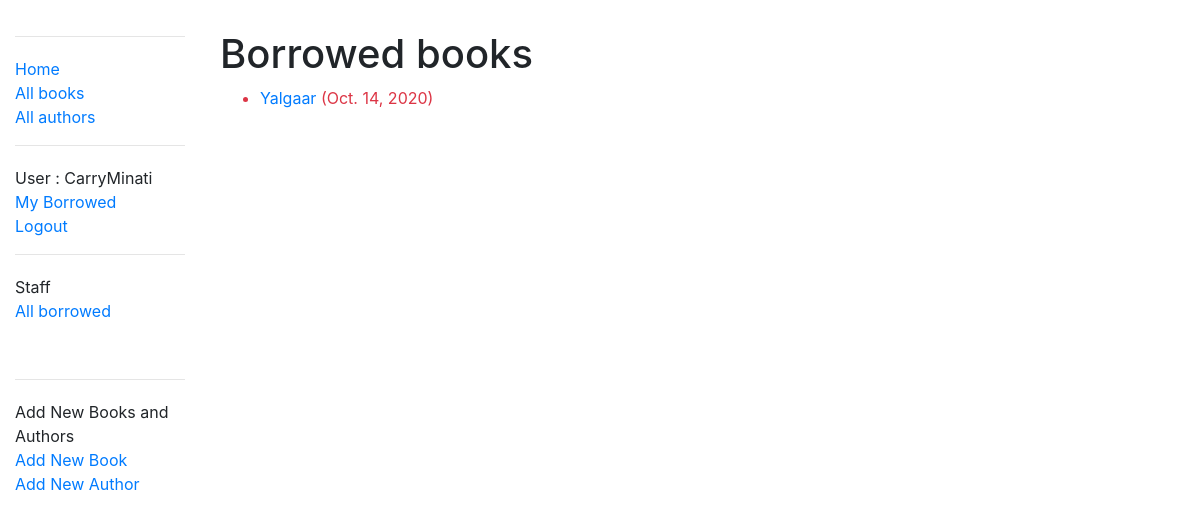
Page /catalog/mybooks/ (signed in) on the earlier database version.
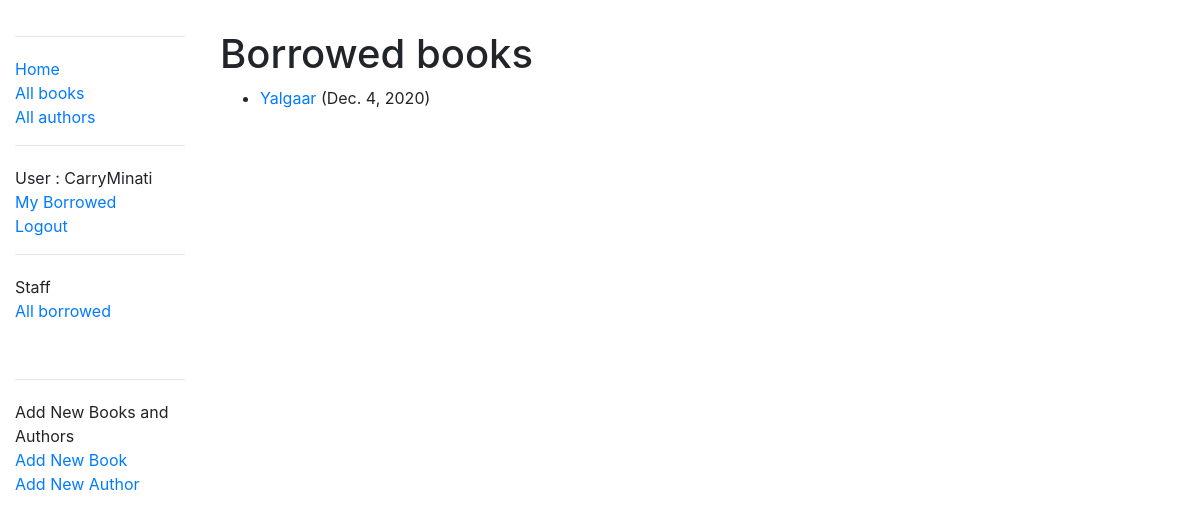
Same page on the later database version.
### catalog/models.py (models this page shows, shortened)
class BookInstance(models.Model):
    id = models.UUIDField(primary_key=True, default=uuid.uuid4,
                          help_text="Unique ID for this particular book across whole library")
    book = models.ForeignKey('Book', on_delete=models.SET_NULL, null=True)
    imprint = models.CharField(max_length=200)
    due_back = models.DateField(null=True, blank=True)
    borrower = models.ForeignKey(User, on_delete=models.SET_NULL, null=True, blank=True)
    @property
    def is_overdue(self):
        if self.due_back and date.today() > self.due_back:
            return True
        return False
    LOAN_STATUS = (
        ('d', 'Maintenance'),
        ('o', 'On loan'),
        ('a', 'Available'),
        ('r', 'Reserved'),
    )
    status = models.CharField(
        max_length=1,
        choices=LOAN_STATUS,
        blank=True,
        default='d',
        help_text='Book availability')
    class Meta:
        ordering = ['due_back']
        permissions = (("can_mark_returned", "Set book as returned"),)

class Book(models.Model):
    title = models.CharField(max_length=200)
    author = models.ForeignKey('Author', on_delete=models.SET_NULL, null=True)
    summary = models.TextField(max_length=1000, help_text="Enter a brief description of the book")
    isbn = models.CharField('ISBN', max_length=13,
                            help_text='13 Character <a href="https://www.isbn-international.org/content/what-isbn'
                                      '">ISBN number</a>')
    genre = models.ManyToManyField(Genre, help_text="Select a genre for this book")
    language = models.ForeignKey('Language', on_delete=models.SET_NULL, null=True)
    def display_genre(self):
        """Creates a string for the Genre. This is required to display genre in Admin."""
        return ', '.join([genre.name for genre in self.genre.all()[:3]])
    display_genre.short_description = 'Genre'

### catalog/views.py (the view)
# urls.py: path('mybooks/', views.LoanedBooksByUserListView.as_view(), name='my-borrowed'),
class LoanedBooksByUserListView(LoginRequiredMixin, generic.ListView):
    model = BookInstance
    template_name = 'catalog/bookinstance_list_borrowed_user.html'
    paginate_by = 10
    def get_queryset(self):
        return BookInstance.objects.filter(borrower=self.request.user).filter(status__exact='o').order_by('due_back')

### catalog/templates/catalog/bookinstance_list_borrowed_user.html (shortened to what this page needs)
{% extends "base_generic.html" %}
{% block content %}
<div style="margin-left:20px;margin-top:30px">
    <h1>Borrowed books</h1>
    {% if bookinstance_list %}
    <ul>
        {% for bookinst in bookinstance_list %}
        <li class="{% if bookinst.is_overdue %}text-danger{% endif %}">
            <a href="{% url 'book-detail' bookinst.book.pk %}">{{bookinst.book.title}}</a> ({{ bookinst.due_back }})
        </li>
        {% endfor %}
    </ul>
    {% else %}
    <p>There are no books borrowed by you.</p>
    {% endif %}
</div>
{% endblock %}

### catalog/templates/base_generic.html (shortened to what this page needs)
<!DOCTYPE html>
<html lang="en">
<head>
    <link rel="stylesheet" href="https://stackpath.bootstrapcdn.com/bootstrap/4.1.3/css/bootstrap.min.css"
>
    {% load static %}
    <link rel="stylesheet" href="{% static 'css/styles.css' %}">
</head>
<body>
<div class="container-fluid">
    <div class="row">
        <div class="col-sm-2" style="margin-top:20px">
            {% block sidebar %}
            <hr/>
            <ul class="sidebar-nav">
                <li><a href="{% url 'index' %}">Home</a></li>
                <li><a href="{% url 'books' %}">All books</a></li>
                <li><a href="{% url 'authors' %}">All authors</a></li>
            </ul>
            <hr/>
            <ul class="sidebar-nav">
                {% if user.is_authenticated %}
                <li>User : {{ user.get_username }}</li>
                <li><a href="{% url 'my-borrowed' %}">My Borrowed</a></li>
                <li><a href="{% url 'logout'%}?next={{request.path}}">Logout</a></li>
                {% else %}
                <li><a href="{% url 'login'%}?next={{request.path}}">Login</a></li>
                {% endif %}
            </ul>
            {% if user.is_staff %}
            <hr/>
            <ul class="sidebar-nav">
                <li>Staff</li>
                {% if perms.catalog.can_mark_returned %}
                <li><a href="{% url 'all-borrowed' %}">All borrowed</a></li>
                {% endif %}
            </ul>
            {% endif %}
            <br>
            {% if user.is_staff %}
            <hr/>
            <ul class="sidebar-nav">
                <li>Add New Books and Authors</li>
                <li><a href="{% url 'book_create' %}">Add New Book</a></li>
                <li><a href="{% url 'author_create' %}">Add New Author</a></li>
            </ul>
            {% endif %}
            {% endblock %}
        </div>
        {% block content %} {% endblock %}
        <div class="col-sm-10 ">
        </div>
    </div>
</body>
</html>

### catalog/static/CSS/styles.css (style rules this page uses)
.sidebar-nav { margin-top: 20px; padding: 0; list-style: none; }

Differences in the rows shown:
changed BookInstance "Yalgaar": due_back "Oct. 14, 2020" → "Dec. 4, 2020"
